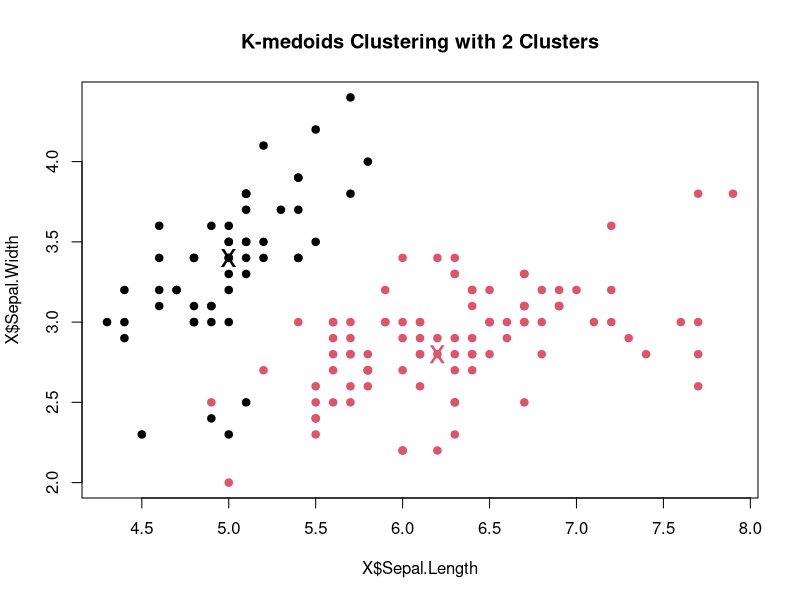

Write the R code that produced this figure.

  
  # Load the Iris dataset
  data(iris)

library("cluster")
numClusters <- 2
X <- iris[, c('Sepal.Length', 'Sepal.Width', 'Petal.Length', 'Petal.Width')]
distances <- dist(X, method = "manhattan")
kmedoids_model <- pam(distances, k = numClusters)

plot(X$Sepal.Length, X$Sepal.Width, col = kmedoids_model$clustering, pch = 19, 
     main = paste('K-medoids Clustering with', numClusters, 'Clusters'))
points(X[kmedoids_model$id.med, 'Sepal.Length'], X[kmedoids_model$id.med, 'Sepal.Width'], 
       col = 1:numClusters, pch = 'x', cex = 2)